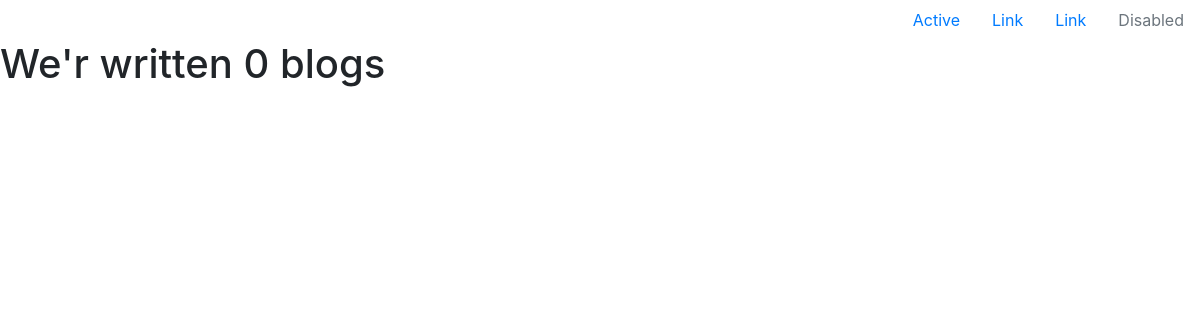
/blog/, run on an earlier commit of the app's database.
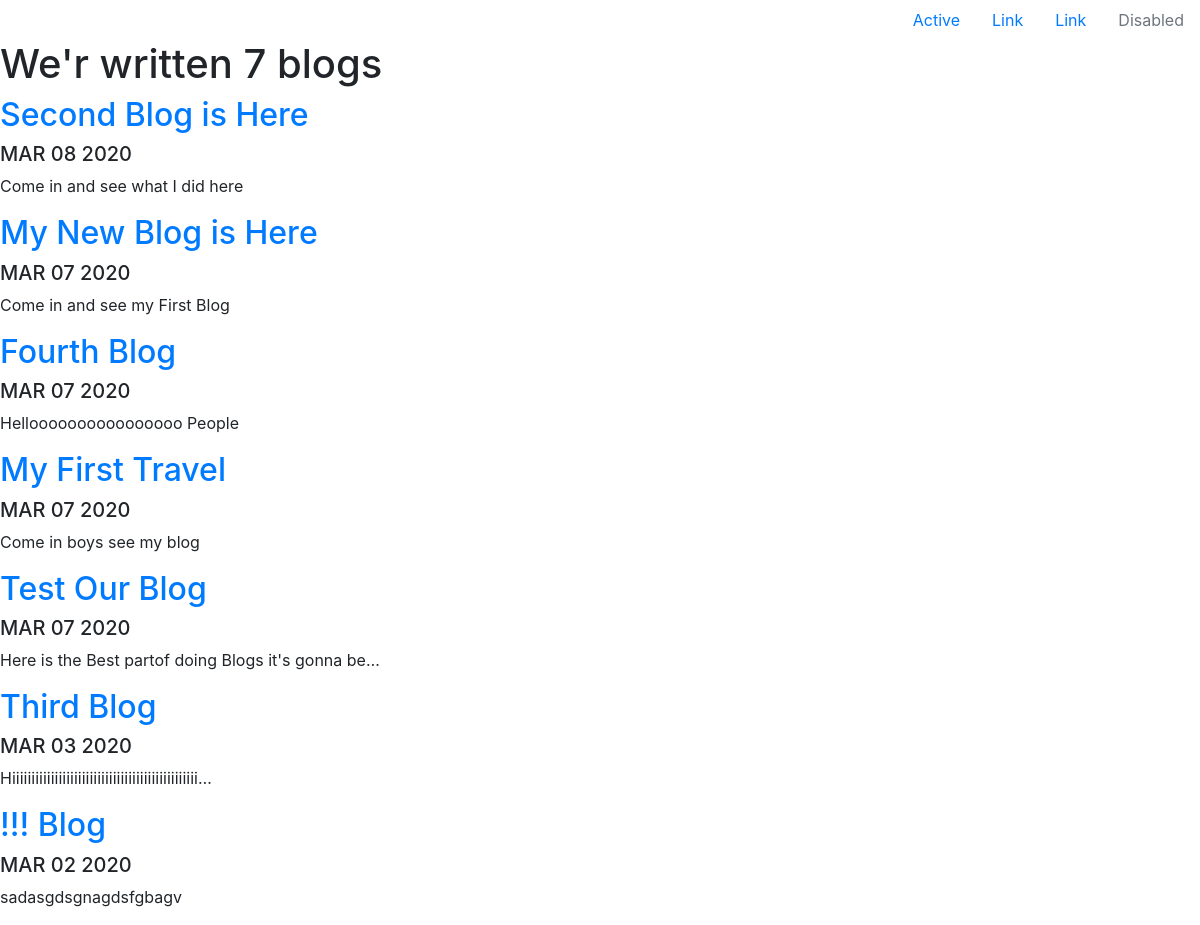
And on a later commit of the database.
### blog/models.py (models this page shows, shortened)
class Blog(models.Model):
    title = models.CharField(max_length=30)
    description= models.TextField()
    date = models.DateField()

### blog/views.py (the view)
# urls.py: path('', views.all_blogs, name='all_blogs'),
def all_blogs(request):
    blogs= Blog.objects.order_by('-date')
    return render(request,'blog/all_blogs.html', {"blogs":blogs})

### blog/templates/blog/all_blogs.html (shortened to what this page needs)
<!DOCTYPE html>
{% extends 'portfolio/base.html' %}
{% block content %}
    <h1>We'r written {{blogs.count}} blog{{blogs|pluralize}} </h1>
    {% for blog in blogs %}
    <a href="{% url 'blog:detail' blog.id %}"><h2> {{ blog.title }} </h2></a>
    <h5> {{ blog.date|date:'M d Y'|upper }} </h5>
    <p> {{ blog.description|striptags|truncatechars:50 }} </p>
    {% endfor %}
{% endblock content %}

What changed in the data, as far as the page shows it:
added Blog: title "Second Blog is Here", date "MAR 08 2020", description "Come in and see what I did here"
added Blog: title "My New Blog is Here", date "MAR 07 2020", description "Come in and see my First Blog"
added Blog: title "Fourth Blog", date "MAR 07 2020", description "Helloooooooooooooooo People"
added Blog: title "My First Travel", date "MAR 07 2020", description "Come in boys see my blog"
added Blog: title "Test Our Blog", date "MAR 07 2020", description "Here is the Best partof doing Blogs it's gonna be…"
added Blog: title "Third Blog", date "MAR 03 2020", description "Hiiiiiiiiiiiiiiiiiiiiiiiiiiiiiiiiiiiiiiiiiiiiiiii…"
added Blog: title "!!! Blog", date "MAR 02 2020", description "sadasgdsgnagdsfgbagv"
Also different on the page:
{{ blogs.count }}: "0" → "7"
